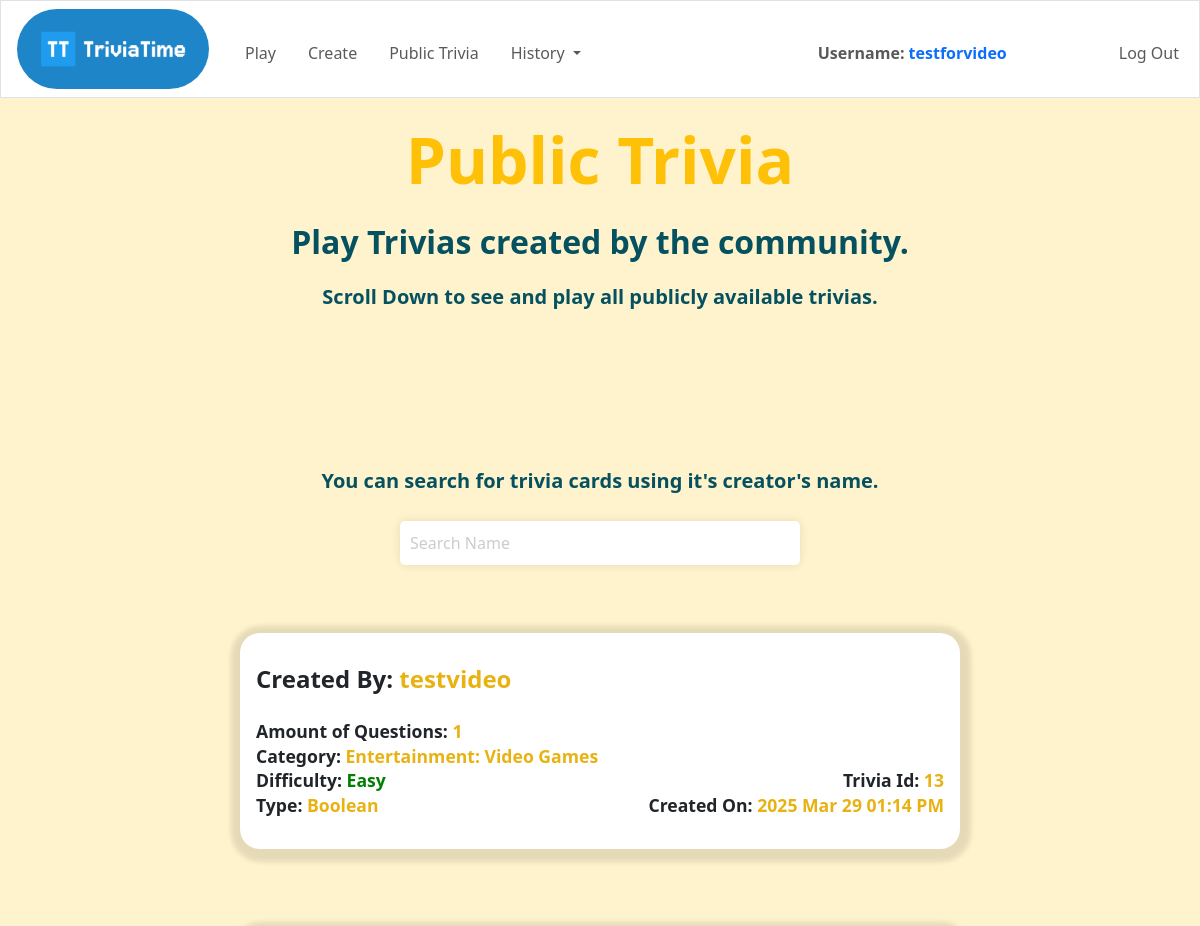
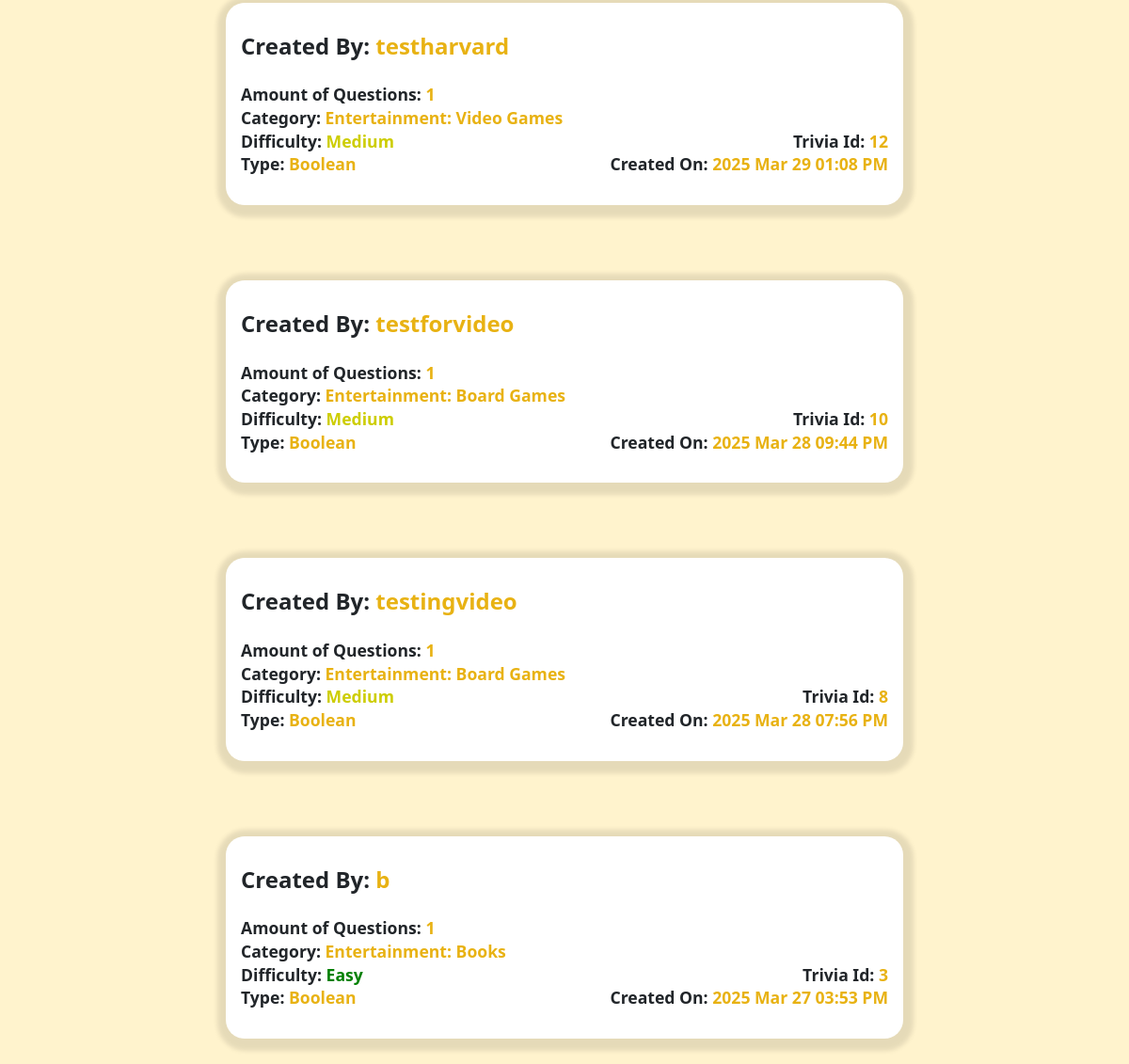
Screenshot of /public-trivia (signed in) with the database file from the repository (2 pictures, top to bottom).
### tables this page shows
CREATE TABLE users (id INTEGER, username TEXT NOT NULL UNIQUE, password TEXT NOT NULL, PRIMARY KEY(id));

CREATE TABLE "trivias" (id INTEGER, trivia TEXT NOT NULL, category TEXT NOT NULL, number_of_questions INTEGER NOT NULL, difficulty TEXT NOT NULL, type_of_questions TEXT NOT NULL, visibility TEXT NOT NULL, creation_date INTEGER NOT NULL, PRIMARY KEY(id));

### app.py (the view)
@app.route("/public-trivia")
def public_trivia():
    db = get_database()
    cursor = db.cursor()
    created_trivias = cursor.execute(
        "SELECT users.id AS user_id,users.username,trivias.id AS trivia_id, trivias.trivia, trivias.category, "
        "trivias.number_of_questions, trivias.difficulty, trivias.type_of_questions, trivias.visibility, "
        "trivias.creation_date FROM created_trivias JOIN trivias ON "
        "created_trivias.trivia_id = trivias.id JOIN users ON created_trivias.user_id = users.id WHERE "
        "trivias.visibility = 'public' ORDER BY creation_date DESC;").fetchall()
    db.close()
    created_trivias = list(created_trivias)
    for i in range(len(created_trivias)):
        created_trivias[i] = list(created_trivias[i])
        created_trivias[i][3] = db_convert_to_valid_trivia(created_trivias[i][3])
    print(created_trivias)
    return render_template("public-trivia.html", createdTrivias=created_trivias)

### app.py (called while the page is built)
def db_convert_to_valid_trivia(results):
    results = json.loads(results)
    for result in results:
        if isinstance(result["incorrect_answers"], str):
            result["incorrect_answers"] = ast.literal_eval(result["incorrect_answers"])
    return results

def get_database():
    return sqlite3.connect(database)

### templates/public-trivia.html (shortened to what this page needs)
{% extends "layout.html" %}
{% block body %}
<main class="mt-4">
    <div class="text-center">
        <h1 class="mb-4 text-warning fw-bold" style="font-size:4em">Public Trivia</h1>
        <h2 class="text-info-emphasis fw-bold mb-4">Play Trivias created by the community.</h2>
        <h5 class="text-info-emphasis fw-bold mb-4">Scroll Down to see and play all publicly available trivias.</h5>
    </div>
    <div style="margin-top:10em; align-items: center">
        <h5 class="text-info-emphasis text-center fw-bold">You can search for trivia cards using it's creator's name.</h5>
        <div class="d-flex mb-5" style="justify-content:center;">
            <input id="find-trivia-card" type="text" placeholder="Search Name" autocomplete="off" autofocus>
        </div>
        {% for trivia in createdTrivias %}
        <form action="/choose-public-trivia" method="post" style="flex-direction: column;" class="d-flex align-items-center">
            <div class="trivia-card" style="margin-bottom: 5em" onclick="document.getElementById('submit-button-{{loop.index}}').click();">
                <h4 class="creator mb-4 fw-bold">Created By: <span class="trivia-card-name attribute-color">{{ trivia[1] }}</span></h4>
                <p class="fw-bold attribute-margin">Amount of Questions: <span class="attribute-color">{{ trivia[5] }}</span></p>
                <p class="fw-bold attribute-margin">Category: <span class="attribute-color">{{ trivia[4].title() }}</span></p>
                <div class="d-flex" style="justify-content: space-between">
                    <p class='fw-bold attribute-margin'>Difficulty: <span class="{{ trivia[6]}}">{{ trivia[6].capitalize()}}</span></p>
                    <p class='fw-bold attribute-margin'>Trivia Id: <span class="attribute-color">{{ trivia[2] }}</span></p>
                </div>
                <div class="d-flex" style="justify-content: space-between">
                    <p class='fw-bold attribute-margin'>Type: <span  class="attribute-color">{{ trivia[7].capitalize() }}</span></p>
                    <p class='fw-bold attribute-margin'>Created On: <span class="attribute-color">{{ trivia[9] }}</span></p>
                </div>
            </div>
        </form>
        {% endfor %}
    </div>
</main>
{% endblock %}

### templates/layout.html (shortened to what this page needs)
<!DOCTYPE html>
<html>
    <head>
        <link href="/static/styles.css" rel="stylesheet">
        <link href="https://cdn.jsdelivr.net/npm/bootstrap@5.3.3/dist/css/bootstrap.min.css" rel="stylesheet"
>
    </head>
<body>
    <nav class=" border navbar navbar-expand-md navbar-light">
        <a href="/">
            <img class="header-links" src="/static/logo.png" alt="logo"
                 style="object-fit: cover; height: 5em; width: 12em; border-radius:40px;"></a>
        <div class="container-fluid">
            <div class="collapse navbar-collapse" id="navbar">
                <ul class="navbar-nav me-auto mt-2">
                    <li class="nav-item header-links"><a class="nav-link" href="/play">Play</a></li>
                    {% if session["user_id"] %}
                        <li class="nav-item header-links"><a class="nav-link" href="/create">Create</a></li>
                    {% endif %}
                    <li class="nav-item header-links"><a class="nav-link" href="/public-trivia">Public Trivia</a></li>
                    {% if session["user_id"] %}
                        <li class="nav-item dropdown" style="margin-left: 1rem;">
                          <a class="nav-link dropdown-toggle" role="button" style="cursor: default">
                            History
                          </a>
                        </li>
                    {% endif %}
                </ul>
                {% if session["user_id"] %}
                    <ul class="navbar-nav ms-auto mt-2">
                        <li class="nav-item" style="margin-right:6em"><a class="fw-bold nav-link">Username: <span class="text-primary">{{ session['username'] }}</span></a></li>
                        <li class="nav-item"><a class="nav-link" href="/logout">Log Out</a></li>
                    </ul>
                {% else %}
                    <ul class="navbar-nav ms-auto mt-2">
                        <li class="nav-item"><a class="nav-link" href="/register">Register</a></li>
                        <li class="nav-item"><a class="nav-link" href="/login">Log In</a></li>
                    </ul>
                {% endif %}
            </div>
        </div>
    </nav>
    {% block body %} {% endblock %}
</body>
</html>

### static/styles.css (style rules this page uses)
html, body { height: 100%; }
nav { background-color:white; }
.header-links { display: inline-block; margin-left: 1rem; color: black; text-decoration: none; transition: color 500ms; }
.easy { color:green; }
.medium { color:#cdcd00; }

### templates/public-trivia.html (style rules this page uses)
body { background-color: #fff3cd; }
main { min-height: 100vh; padding-bottom: 10em; }
.trivia-card { background-color: white; width:60%; padding: 2em 1em; border-radius: 20px; box-shadow: 1px 3px 5px 10px rgba(0, 0, 0, 0.1); cursor:pointer; transition: background-color 0.2s; }
.attribute-margin { margin-bottom: -0.1em; font-size: 1.1em; }
.attribute-color { color:#e8b213 }
#find-trivia-card { padding: 10px; font-size: 16px; border: none; border-radius: 5px; box-shadow: 0 0 10px rgba(0, 0, 0, 0.1); width: 100%; max-width: 400px; margin: 20px auto; display: block; }
#find-trivia-card::placeholder { color: #ccc; }

### rows the page displays
users: username "testforvideo"
trivias: username "testvideo", number_of_questions "1", category "Entertainment: Video Games", difficulty "Easy", id "13", type_of_questions "Boolean", creation_date "2025 Mar 29 01:14 PM"
trivias: username "testharvard", number_of_questions "1", category "Entertainment: Video Games", difficulty "Medium", id "12", type_of_questions "Boolean", creation_date "2025 Mar 29 01:08 PM"
trivias: username "testforvideo", number_of_questions "1", category "Entertainment: Board Games", difficulty "Medium", id "10", type_of_questions "Boolean", creation_date "2025 Mar 28 09:44 PM"
trivias: username "testingvideo", number_of_questions "1", category "Entertainment: Board Games", difficulty "Medium", id "8", type_of_questions "Boolean", creation_date "2025 Mar 28 07:56 PM"
trivias: username "b", number_of_questions "1", category "Entertainment: Books", difficulty "Easy", id "3", type_of_questions "Boolean", creation_date "2025 Mar 27 03:53 PM"
